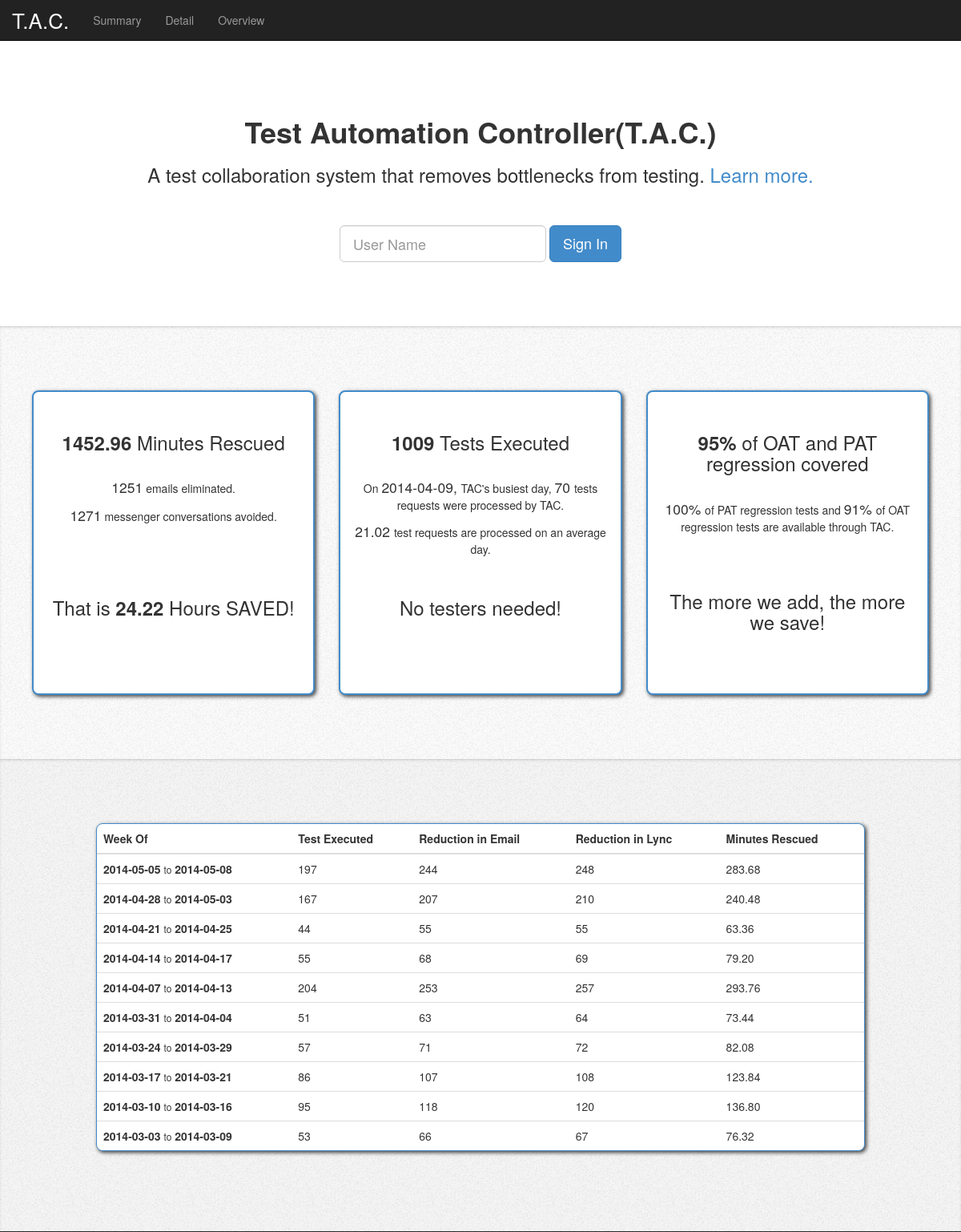
Page /tac_stats.php (upper part) on the earlier database version.
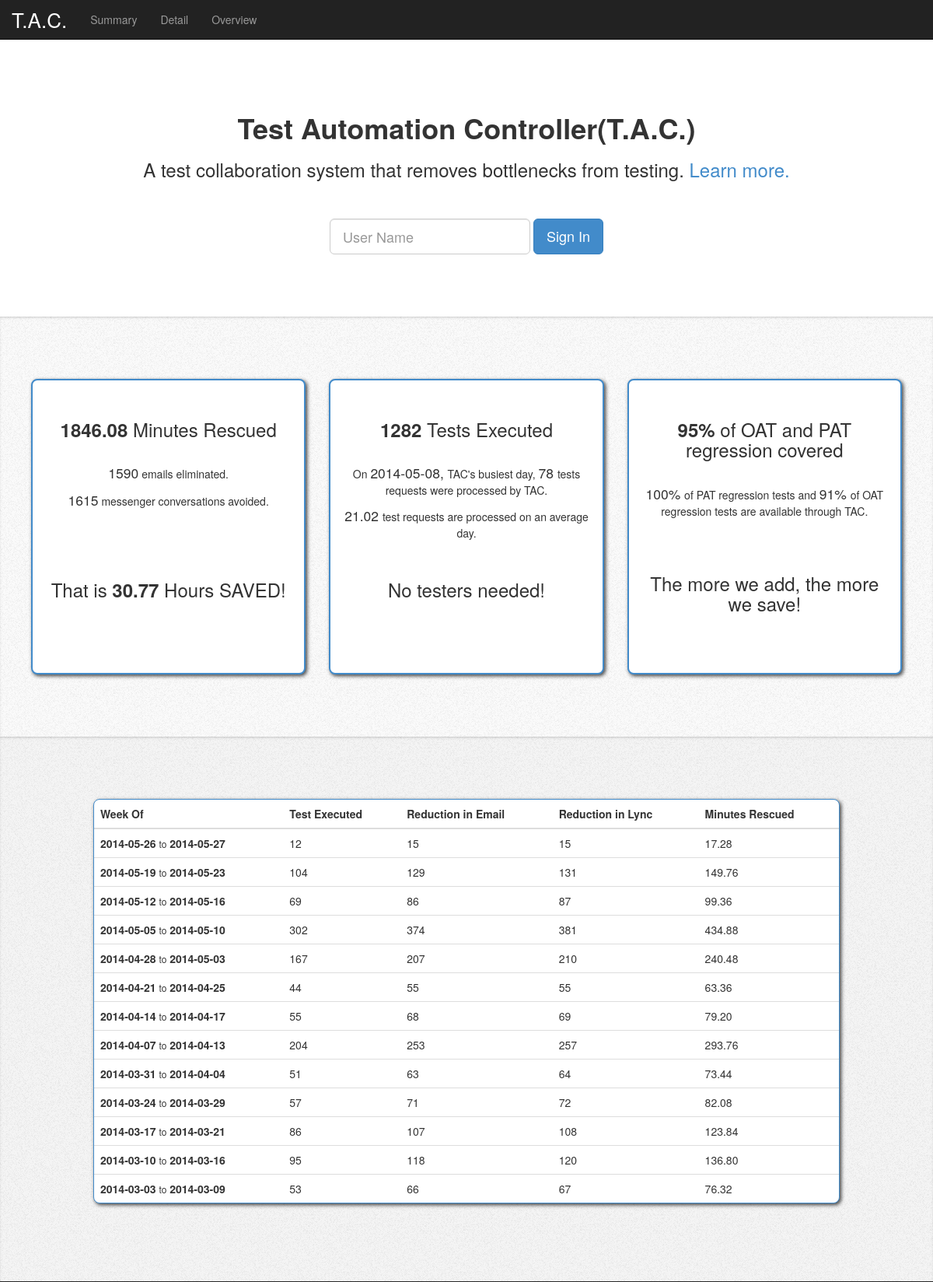
Same page on the later database version.
### tables this page shows
CREATE TABLE IF NOT EXISTS `stats_for_web` (
  `id` int(11) NOT NULL AUTO_INCREMENT,
  `num_tests_executed` int(11) NOT NULL,
  `busiest_count` int(11) NOT NULL,
  `busiest_date` date NOT NULL,
  `avg_daily_requests` decimal(4,2) NOT NULL,
  `total_coverage` int(11) NOT NULL,
  `pat_coverage` int(11) NOT NULL,
  `oat_coverage` int(11) NOT NULL,
  `email_time_multiplier` decimal(4,2) NOT NULL COMMENT 'Savings in email time per test case',
  `lync_time_multiplier` decimal(4,2) NOT NULL COMMENT 'Savings in Lync time per test case',
  `email_count_multiplier` decimal(4,2) NOT NULL COMMENT 'Savings in emails per test run',
  `lync_count_multiplier` decimal(4,2) NOT NULL COMMENT 'Savings in lyncs per test run',
  PRIMARY KEY (`id`)
);

CREATE TABLE IF NOT EXISTS `stats_weekly` (
  `id` int(11) NOT NULL AUTO_INCREMENT,
  `start_date` date NOT NULL,
  `end_date` date NOT NULL,
  `test_count` int(11) NOT NULL,
  `email_count_savings` decimal(7,2) NOT NULL,
  `email_time_savings` decimal(7,2) NOT NULL,
  `lync_count_savings` decimal(7,2) NOT NULL,
  `lync_time_savings` decimal(7,2) NOT NULL,
  `total_minutes_saved` decimal(7,2) NOT NULL,
  PRIMARY KEY (`id`)
);

### base_function.php (the view, shortened to what this page needs)
<?php
	function f_totalEmails()
	{
		global $db;
		$sql_query = "select email_count_multiplier as e_count,num_tests_executed as t_count from stats_for_web order by id desc limit 1";
		$result = $db->query($sql_query) or die($db->error);
		$row = $result->fetch_assoc();
		$email_multipler = $row['e_count'];
		$total_test = $row['t_count'];
		return round($total_test * $email_multipler);
	}
	function f_totalLync()
	{
		global $db;
		$sql_query = "select lync_count_multiplier as l_count,num_tests_executed as t_count from stats_for_web order by id desc limit 1";
		$result = $db->query($sql_query) or die($db->error);
		$row = $result->fetch_assoc();
		$lync_multipler = $row['l_count'];
		$total_test = $row['t_count'];
		return round($total_test * $lync_multipler);
	}
	function f_totalMinute()
	{
		global $db;
		$sql_query = "select num_tests_executed as t_count, email_time_multiplier as e_time, lync_time_multiplier as l_time from stats_for_web order by id desc limit 1";
		$result = $db->query($sql_query) or die($db->error);
		$row = $result->fetch_assoc();
		$total_test = $row['t_count'];
		$avg_email_time = $row['e_time'];
		$avg_lync_time = $row['l_time'];
		return ($total_test*$avg_email_time + $total_test*$avg_lync_time);
	}
	function f_totalTests()
	{
		global $db;
		$sql_query = "select num_tests_executed as t_count from stats_for_web order by id desc limit 1";
		$result = $db->query($sql_query) or die($db->error);
		$row = $result->fetch_assoc();
		$total_test = $row['t_count'];
		return $total_test;
	}
	function f_getBusiestDay()
	{
		global $db;
		$sql_query = "select busiest_date, busiest_count from stats_for_web order by id desc limit 1";
		$result = $db->query($sql_query) or die($db->error);
		$row = $result->fetch_assoc();
		$busiest['date'] = $row['busiest_date'];
		$busiest['test_count'] = $row['busiest_count'];
		return $busiest;
	}
	function f_getAverage()
	{
		global $db;
		$sql_query = "select avg_daily_requests as average from stats_for_web order by id desc limit 1";
		$result = $db->query($sql_query) or die($db->error);
		$row = $result->fetch_assoc();
		$average = $row['average'];
		return $average;
	}
	function f_getTestCoverage($type)
	{
		global $db;
		if($type == 'total') $sql_query = "select total_coverage as coverage from stats_for_web order by id desc limit 1";
		elseif($type == 'PAT') $sql_query = "select pat_coverage as coverage from stats_for_web order by id desc limit 1";
		else  $sql_query = "select oat_coverage as coverage from stats_for_web order by id desc limit 1";
		$result = $db->query($sql_query) or die($db->error);
		$row = $result->fetch_assoc();
		return $row['coverage'];
	}
	function f_displayWeeklyTable()
	{
		global $db;
		$sql_query = "select * from stats_weekly order by id desc";
		$result = $db->query($sql_query) or die($db->error);
		while($row = $result->fetch_assoc())
		{
			$start_date = $row['start_date'];
			$end_date = $row['end_date'];
			$test_count = $row['test_count'];
			$email_saved = round($row['email_count_savings']);
			$lync_saved = round($row['lync_count_savings']);
			$total_time_saved = $row['total_minutes_saved'];
			echo "
				<tr>
					<td><strong>$start_date</strong> <small>to</small> <strong>$end_date</strong></td>
					<td>$test_count</td>
					<td>$email_saved</td>
					<td>$lync_saved</td>
					<td>$total_time_saved</td>
				</tr>
			";
		}
	}
?>

### tac_stats.php (shortened to what this page needs)
<?php
	require_once "base_function.php";
?>
<!DOCTYPE html>
  <html lang="en">
    <head>
      <link href="css/bootstrap.min.css" rel="stylesheet" media="screen">
      <link href="tac_stats.css" rel="stylesheet">
    </head>
    <body>
      <nav id="nav" class="navbar navbar-inverse navbar-fixed-top" role="navigation">
        <div class="container-fluid">
          <div class="navbar-header">
            <a class="navbar-brand" href="index.php">T.A.C.</a>
          </div>
          <ul class="nav navbar-nav text-center">
            <li><a href="#summary">Summary</a></li>
            <li><a href="#detail">Detail</a></li>
						<li><a href="#overview">Overview</a></li>
          </ul>
        </div>
      </nav>
      <div id="stat_container" class="container-fluid">
        <div class="row">
          <div class="" id="wrapper1">
						<h1 id="title_header">Test Automation Controller(T.A.C.)</h1>
						<h3>A test collaboration system that removes bottlenecks from testing. <a href="#overview">Learn more.</a></h3>
            <br/>
						<br/>
            <?php
              if(!isset($_COOKIE['user']))
              {
                echo "<form class='form-inline' role='form' method='post' action='authen.php'>
                        <div class='form-group'>
                          <input type='text' class='form-control input-lg' name='username' placeholder='User Name'>
                        </div>
                        <button type='submit' class='btn btn-lg btn-primary'>Sign In</button>
                ";
              }
							else{
								echo "
										<a href='index.php' class='btn btn-primary btn-lg'>Start Testing</a>
								";
							}
            ?>
          </div>
        </div>
        <div class="wrapper" id="summary">
          <div class="row">
            <div class="col-sm-4 col-md-4 text-center">
              <div id="box1" class="box">
                <h3><strong>
								<?php
									$total_minute = f_totalMinute();
									echo $total_minute;
								?></strong> Minutes Rescued</h3>
                <br/>
								<p>
									<span class="standout"><?php echo f_totalEmails() ?></span> emails eliminated.
								</p>
								<p>
									<span class="standout"><?php echo f_totalLync() ?></span> messenger conversations avoided.
								</p>
								<br><br><br>
                <h3>That is <strong><?php echo round($total_minute/60,2);?></strong> Hours SAVED!</h3>
              </div>
            </div>
            <div class="col-sm-4 col-md-4 text-center">
              <div class="box">
                <h3><strong><?php echo f_totalTests()?></strong> Tests Executed</h3>
                <br/>
								<p>
									On <span class="standout">
										<?php
											$busiest = f_getBusiestDay();
											echo $busiest['date'].",";
										?>
									</span> TAC's busiest day,
									<span class="standout">
										<?php echo $busiest['test_count'];?>
									</span> tests requests were processed by TAC.
								</p>
                <p><span class="standout">
									<?php echo f_getAverage();?>
								</span> test requests are processed on an average day.
								</p>
								<br>
								<h3>No testers needed!</h3>
              </div>
            </div>
            <div class="col-sm-4 col-md-4 text-center">
              <div class="box">
                <h3><strong>
									<?php
										echo f_getTestCoverage("total")."%";
									?>
								</strong> of OAT and PAT regression covered</h3>
                <br/>
								<p>
									<span class="standout">
										<?php echo f_getTestCoverage('PAT')."%";?>
									</span> of PAT regression tests and
									<span class="standout">
										<?php echo f_getTestCoverage('OAT')."%";?>
									</span> of OAT regression tests are available through TAC.
								</p>
								<br><br>
                <h3>The more we add, the more we save!</h3>
              </div>
            </div>
          </div>
        </div>
        <div class="wrapper" id="detail">
          <div id="weekly" class="stat_box">
            <table class="table table-hover">
              <thead>
                <tr>
                  <th>Week Of</th>
									<th>Test Executed</th>
                  <th>Reduction in Email</th>
                  <th>Reduction in Lync</th>
									<th>Minutes Rescued</th>
                </tr>
              </thead>
              <tbody>
                <?php f_displayWeeklyTable()?>
              </tbody>
            </table>
          </div>
        </div>
			</div>
    </body>
  </html>

### tac_stats.css (style rules this page uses)
body { font-weight:300; padding-top:75px; }
.wrapper { box-shadow: inset 0px 1px 0px 0px rgba(0,0,0,0.05), inset 0px 2px 3px 0px rgba(0,0,0,0.1); }
#wrapper1 { text-align: center; padding-top:50px; padding-bottom:80px; }
#summary,#detail,#overview { background-image: url('bg.png'); }
#summary { background-color: #fafafa; text-shadow: 1px 1px 0px #fff; padding:80px 40px 80px 40px; }
#detail { background-color: #f4f4f4; text-shadow: 1px 1px 0px #fff; padding-top:80px; padding-bottom: 50px; text-align: center; }
.box { border:2px solid #428bca !important; background-image: none !important; background-color: #fff; padding:30px 15px 5px 15px; border-radius: 8px 8px 8px 8px; -moz-border-radius: 8px 8px 8px 8px; -webkit-border-radius: 8px 8px 8px 8px; height:380px; -webkit-box-shadow: 2px 2px 5px 0px rgba(0,0,0,0.75); -moz-box-shadow: 2px 2px 5px 0px rgba(0,0,0,0.75); box-shadow: 2px 2px 5px 0px rgba(0,0,0,0.75); }
#stat_container { margin:0; padding-left:0; padding-right:0; }
.stat_box { width:80%; margin-left:auto; margin-right:auto; margin-bottom:50px; text-align:left !important; border:1px solid #428bca !important; background-image: none !important; background-color: #fff; border-radius: 8px 8px 8px 8px; -moz-border-radius: 8px 8px 8px 8px; -webkit-border-radius: 8px 8px 8px 8px; height:auto; -webkit-box-shadow: 2px 2px 5px 0px rgba(0,0,0,0.75); -moz-box-shadow: 2px 2px 5px 0px rgba(0,0,0,0.75); box-shadow: 2px 2px 5px 0px rgba(0,0,0,0.75); }
table { margin-bottom: 0 !important; }
#title_header { font-weight: 900; }
.navbar-brand { font-size:26px !important; }
.standout { font-size: 1.25em; }

Differences in the rows shown:
no longer on this page (row unchanged): stats_for_web: total_minute "1452.96", f_totalEmails() "1251", f_totalLync() "1271", $total_minute/60 "24.22", num_tests_executed "1009"
added stats_for_web: total_minute "1846.08", f_totalEmails() "1590", f_totalLync() "1615", $total_minute/60 "30.77", num_tests_executed "1282"
added stats_weekly: start_date "2014-05-26", end_date "2014-05-27", test_count "12", email_count_savings "15", lync_count_savings "15", total_minutes_saved "17.28"
added stats_weekly: start_date "2014-05-19", end_date "2014-05-23", test_count "104", email_count_savings "129", lync_count_savings "131", total_minutes_saved "149.76"
added stats_weekly: start_date "2014-05-12", end_date "2014-05-16", test_count "69", email_count_savings "86", lync_count_savings "87", total_minutes_saved "99.36"
changed stats_weekly (number 4 of 13 on the later page): end_date "2014-05-08" → "2014-05-10"; test_count "197" → "302"; email_count_savings "244" → "374"; lync_count_savings "248" → "381"; total_minutes_saved "283.68" → "434.88"
Other differences:
$busiest['date']: "2014-04-09" → "2014-05-08"
$busiest['test_count']: "70" → "78"
